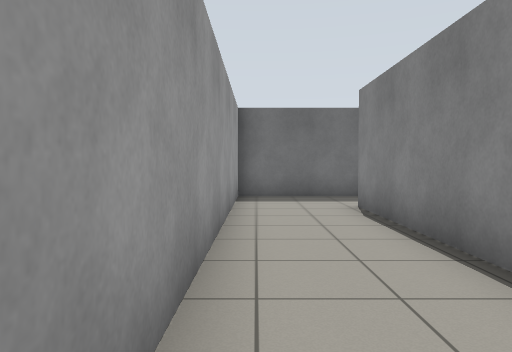
view 1 (above)

22 first-person views from a walk through a robot-simulator world made for Gazebo. The camera is 0.94 m above the floor, tilts 2° down and sees 70° across. The floor is counted in squares, 1 m on a side. Each view is taken from the middle of a square. On the plan, view 1 faces up. The plan holds only what a view shows up to about 13 squares ahead; the rest is blank. The place goes on beyond the plan. The robots in the file are not drawn.

view 2
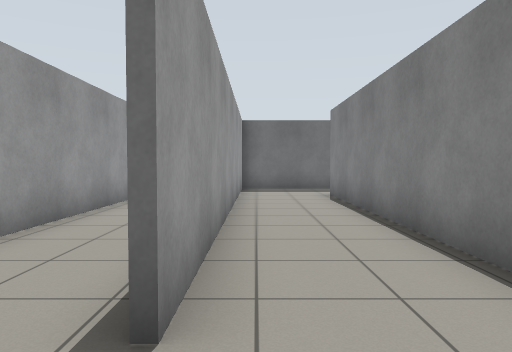

view 3
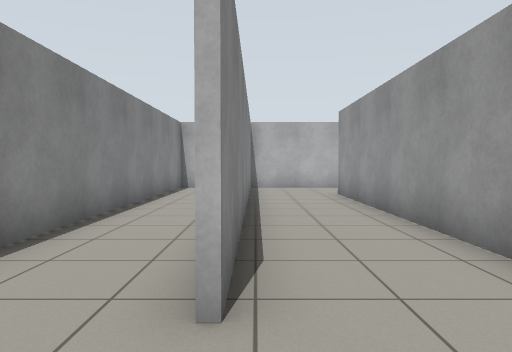

view 4
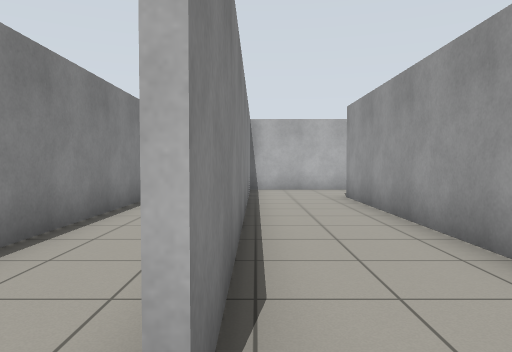

view 5
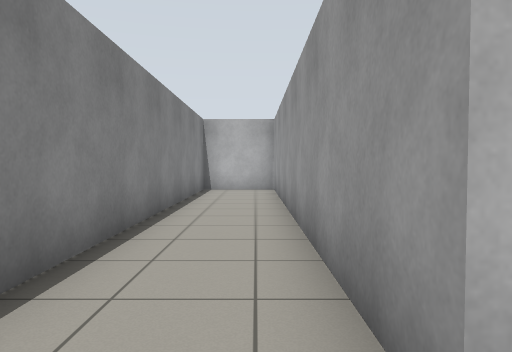

view 6
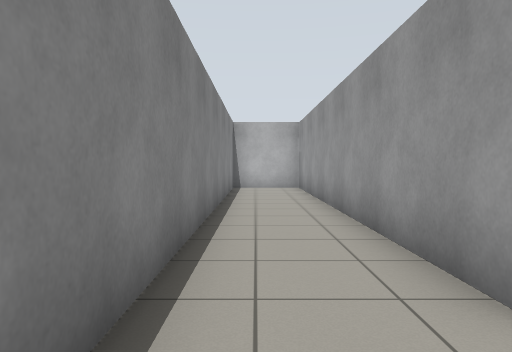

view 7
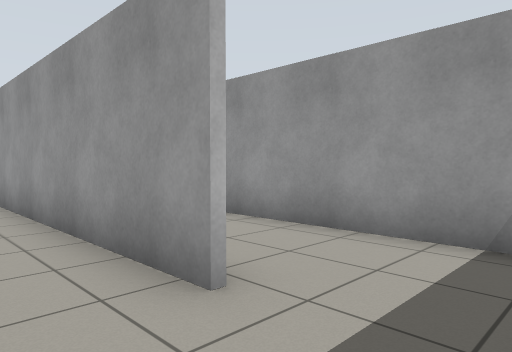

view 8
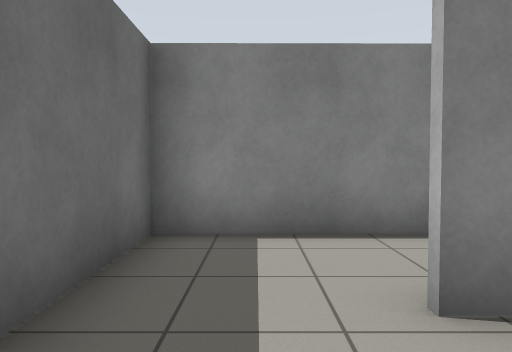

view 9
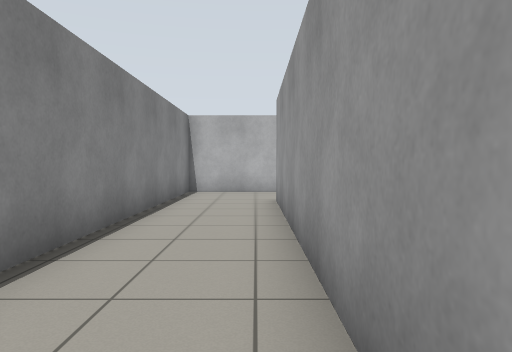

view 10
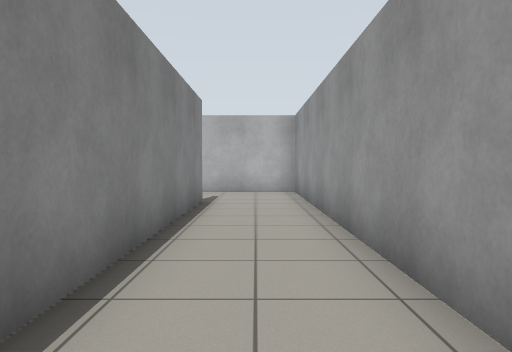

view 11
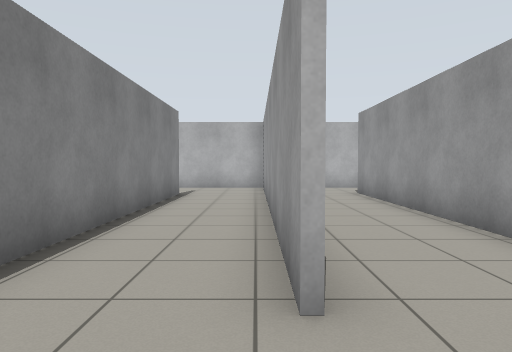

view 12
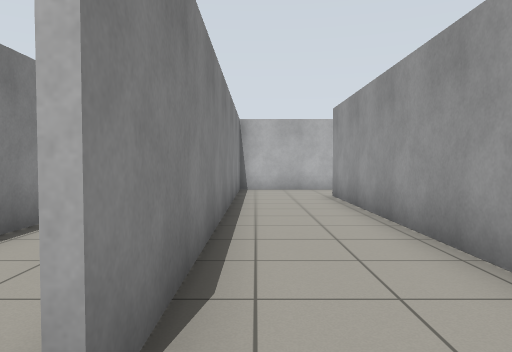

view 13
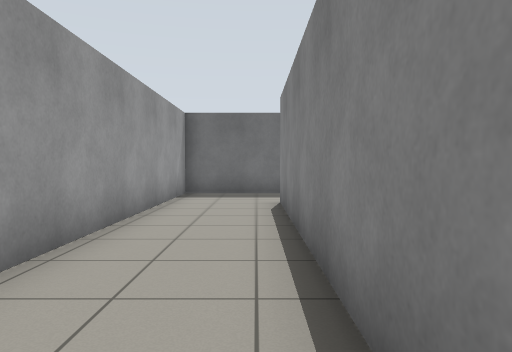

view 14
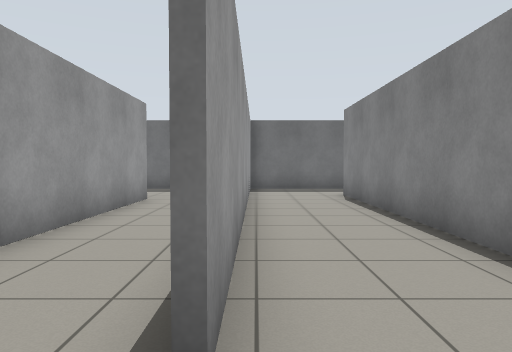

view 15
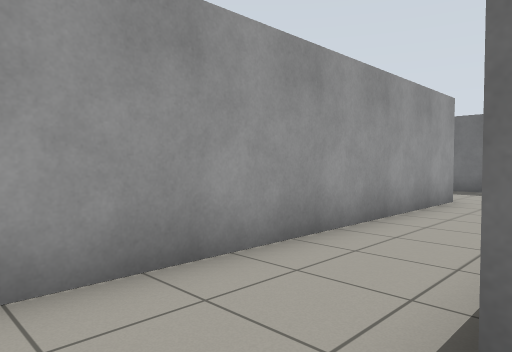

view 16
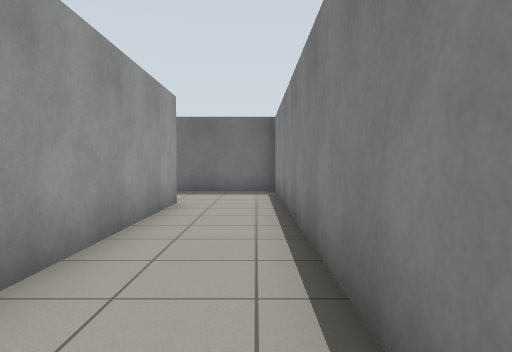

view 17
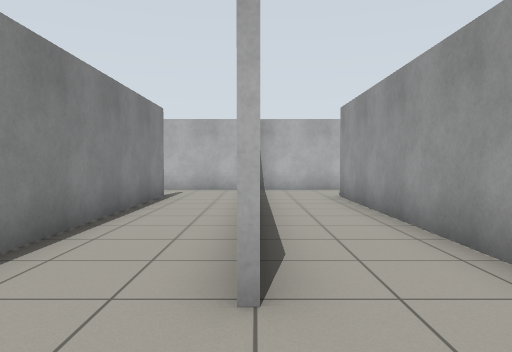

view 18
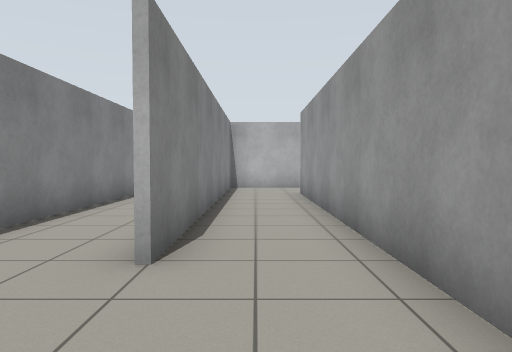

view 19
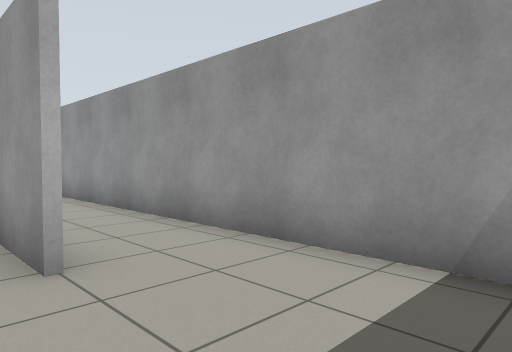

view 20
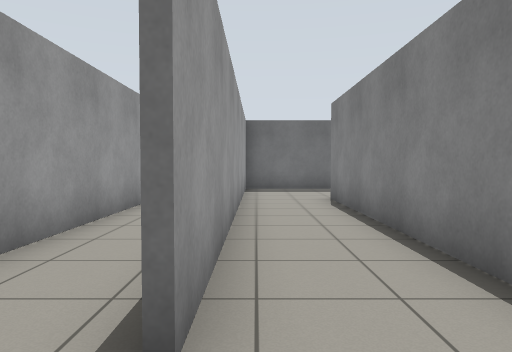

view 21
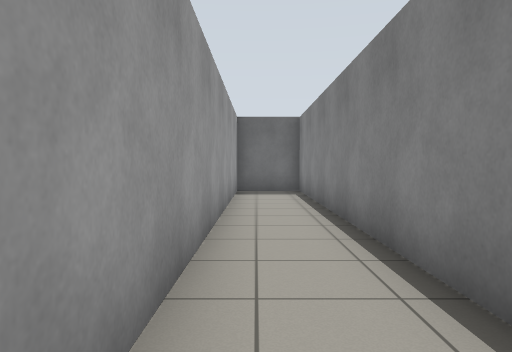

view 22
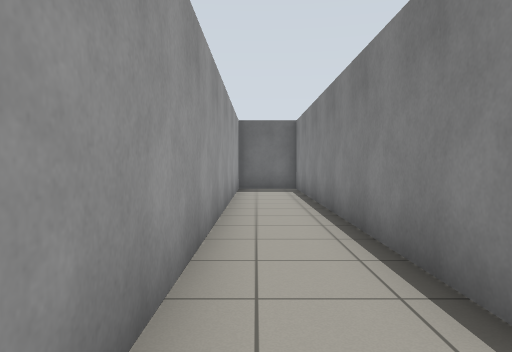

### Floor plan
Ten units are one square. View 1 is at (0, 0); x grows to the right and y downward. Boxes are objects, and circles mark ways between rooms. Rooms are numbered by the first view taken in them; rooms with no view inside come last. Other rooms are left out.
<svg viewBox="-141 -109 195 154">
<path fill="none" stroke="#000" d="M24 -80 24 34M-5 -99 -5 12M22 40 22 -80M-5 40 49 40 48 -104 -5 -104M-33 -79 -33 40M-7 12 -7 -68M-33 -104 -60 -104M-62 -104 -62 15M-34 36 -34 -79M-54 40 -5 40M-89 -68 -89 26M-64 15 -64 -104M-114 -97 -114 14M-60 -104 -100 -104M-90 29 -90 -68M-84 40 -54 40M-120 40 -91 40M-115 10 -115 -104 -136 -104 -136 21"/>
<circle cx="-10" cy="25" r="3" fill="#2a7"/>
<circle cx="-60" cy="25" r="3" fill="#2a7"/>
<circle cx="-120" cy="25" r="3" fill="#2a7"/>
<text x="10" y="-40">1</text>
<text x="-40" y="-40">2</text>
<text x="-80" y="-40">3</text>
<text x="-130" y="-30">4</text>
</svg>
Room 1 opens to room 2. Room 2 opens to room 3. Room 3 opens to room 4.

Where each view was taken, in squares from view 1:
view 1: 0 up, 0 right, facing up
view 2: 3 down, 0 right, facing up
view 3: 10 up, 2 right, facing down
view 4: 9 up, 2 right, facing down
view 5: 9 up, 3 right, facing down
view 6: 10 up, 4 right, facing down
view 7: 10 up, 4 right, facing down-left
view 8: 9 up, 0 right, facing right
view 9: 8 up, 0 right, facing down
view 10: 8 up, 2 left, facing down
view 11: 10 up, 3 left, facing down
view 12: 9 up, 4 left, facing down
view 13: 1 down, 4 left, facing up
view 14: 3 down, 6 left, facing up
view 15: 3 down, 6 left, facing up-left
view 16: 2 down, 7 left, facing up
view 17: 9 up, 9 left, facing down
view 18: 10 up, 10 left, facing down
view 19: 10 up, 8 left, facing down-left
view 20: 3 down, 11 left, facing up
view 21: 2 down, 13 left, facing up
view 22: 3 down, 13 left, facing up
